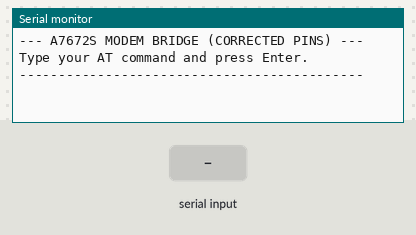
Bench run of a sketch on a simulated ESP32. Parts: the last lines printed to the serial monitor. The test bench sets the inputs (shaded band).

Above: at 2.2 s.
2.3 s: "1\n" received over Serial
At 3.1 s:
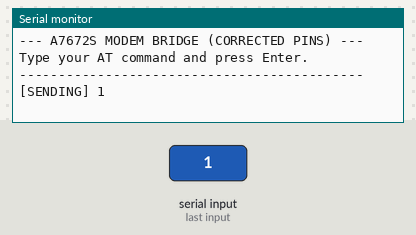
3.8 s: "1\n" received over the second serial link
At 4.3 s:
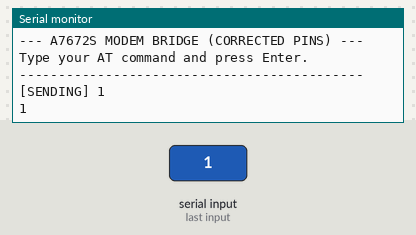
5.3 s: "0\n" received over Serial
At 6.5 s:
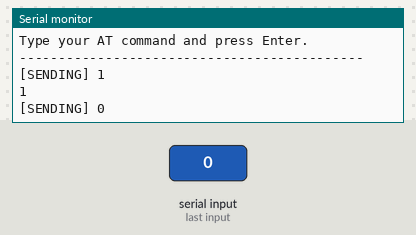
6.8 s: "0\n" received over the second serial link
At 7.8 s:
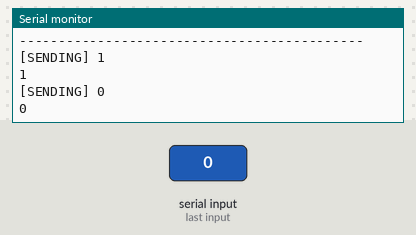

Measured:
- after the input at 2.3 s, the serial monitor: prints a new line at once (image 1)
- after the input at 3.8 s, the serial monitor: prints a new line at once (image 2)
- after the input at 5.3 s, the serial monitor: prints a new line at once (image 3)
- after the input at 6.8 s, the serial monitor: prints a new line at once (image 4)

The sketch:

GSM_Serial.ino
```cpp
#include <Arduino.h>

// Updated pins based on your working snippet
#define MODEM_RX 17
#define MODEM_TX 16

void waitForResponse() {
  // Wait for response from Modem
  unsigned long timeout = millis() + 2000;
  while (!Serial2.available() && millis() < timeout) {
    // Yield to avoid watchdog trigger
    delay(1);
  }
  // Print the response to Serial Monitor
  while (Serial2.available()) {
    Serial.write(Serial2.read());
  }
}

void setup() {
  Serial.begin(115200);
  // Initialize hardware Serial with the pins that worked for you
  Serial2.begin(115200, SERIAL_8N1, MODEM_RX, MODEM_TX);

  delay(1000);
  Serial.println("\n--- A7672S MODEM BRIDGE (CORRECTED PINS) ---");
  Serial.println("Type your AT command and press Enter.");
  Serial.println("--------------------------------------------");
}

void loop() {
  // Check if any data is available on Serial Monitor
  if (Serial.available() > 0) {
    String cmd = Serial.readStringUntil('\n');
    cmd.trim();

    if (cmd.length() > 0) {
      Serial.print("[SENDING] ");
      Serial.println(cmd);

      Serial2.println(cmd);

      // Give the modem time to process and respond
      delay(500);
      waitForResponse();
    }
  }

  // Also catch any unsolicited messages (like SMS or Network status)
  if (Serial2.available()) {
    while (Serial2.available()) {
      Serial.write(Serial2.read());
    }
  }
}
```
